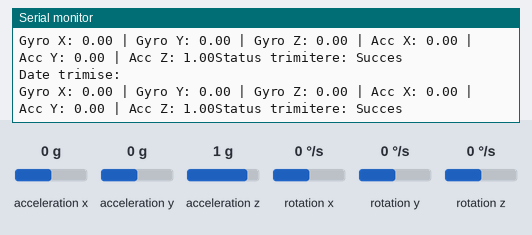
This sketch was run on a simulated ESP32. Shown: the last lines printed to the serial monitor. Inputs (shaded band) come from the test bench; at power-on: acceleration x 0 g, acceleration y 0 g, rotation x 0 °/s, rotation y 0 °/s, rotation z 0 °/s, acceleration z 1 g.

Above: at 4.2 s.
4.3 s: acceleration x set to -1.4 g
At 4.45 s:
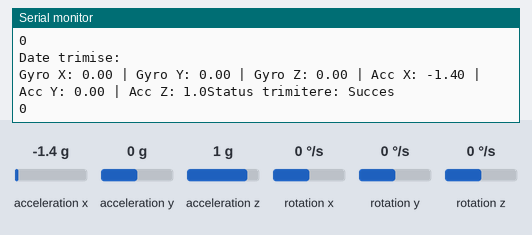
5.8 s: acceleration y set to -1.4 g
At 5.84 s:
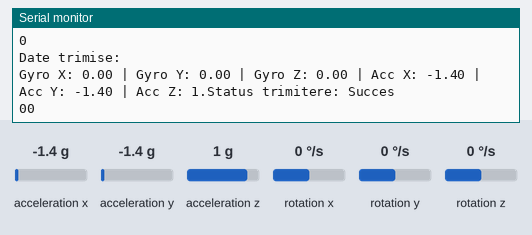
7.3 s: rotation x set to -192 °/s
At 7.34 s:
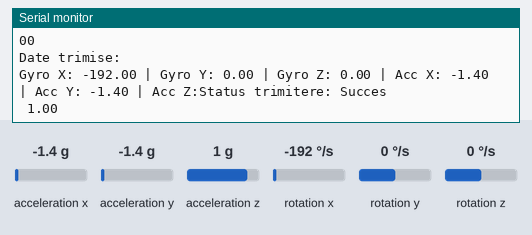
8.8 s: rotation y set to -192 °/s
At 8.84 s:
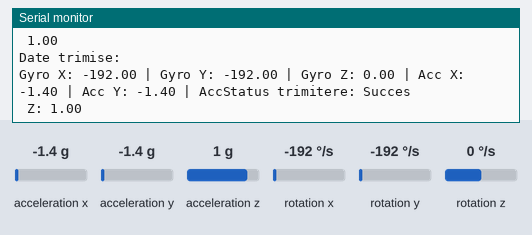
10.3 s: rotation z set to -192 °/s
At 10.36 s:
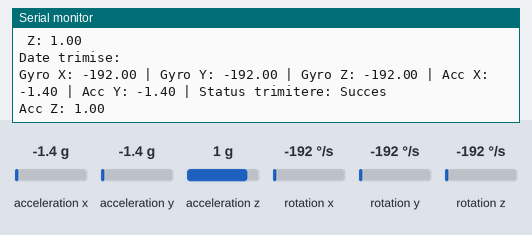
11.8 s: acceleration x set to 0 g
At 11.88 s:
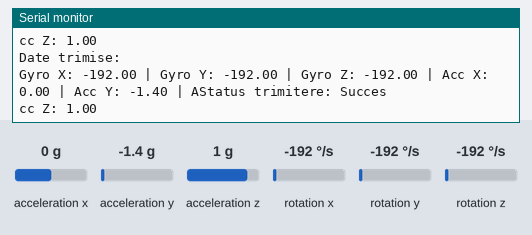

Measured:
- after the input at 4.3 s, the serial monitor: prints a new line at once (image 1)
- after the input at 5.8 s, the serial monitor: prints a new line at once (image 2)
- after the input at 7.3 s, the serial monitor: prints a new line at once (image 3)
- after the input at 8.8 s, the serial monitor: prints a new line at once (image 4)
- after the input at 10.3 s, the serial monitor: prints a new line after 0.05 s (image 5)
- after the input at 11.8 s, the serial monitor: prints a new line at once (image 6)

The sketch:

TRANSMITTER_ACC.ino
```cpp
#include <Wire.h>
#include <MPU6050_tockn.h>
#include <esp_now.h>
#include <WiFi.h>

// Obiect MPU6050
MPU6050 mpu(Wire);

// Structură pentru trimiterea datelor (include accelerometru + giroscop)
typedef struct {
    float gyroX, gyroY, gyroZ;
    float accX, accY, accZ;
} SensorData;

SensorData data;  // Variabilă pentru stocarea datelor

// Adresa MAC a receptorului (ESP32 receiver)
uint8_t receiverMAC[] = {0xEC, 0x62, 0x60, 0x1E, 0xDA, 0xB4};

// Callback pentru confirmarea trimiterii
void OnDataSent(const uint8_t *mac_addr, esp_now_send_status_t status) {
    Serial.print("Status trimitere: ");
    Serial.println(status == ESP_NOW_SEND_SUCCESS ? "Succes" : "Eșec");
}

void setup() {
    Serial.begin(115200);
    Wire.begin();

    // Inițializare MPU6050
    mpu.begin();
    mpu.calcGyroOffsets(true);

    // Configurare WiFi în mod STA
    WiFi.mode(WIFI_STA);

    // Inițializare ESP-NOW
    if (esp_now_init() != ESP_OK) {
        Serial.println("Eroare la inițializarea ESP-NOW!");
        return;
    }

    // Adăugare peer (receptor)
    esp_now_peer_info_t peerInfo = {};
    memcpy(peerInfo.peer_addr, receiverMAC, 6);
    peerInfo.channel = 0;
    peerInfo.encrypt = false;

    if (esp_now_add_peer(&peerInfo) != ESP_OK) {
        Serial.println("Eroare la adăugarea receptorului!");
        return;
    }

    // Setare callback
    esp_now_register_send_cb(OnDataSent);

    Serial.println("Transmițător ESP-NOW gata!");
}

void loop() {
    mpu.update();

    // Citire valori giroscop
    data.gyroX = mpu.getGyroX();
    data.gyroY = mpu.getGyroY();
    data.gyroZ = mpu.getGyroZ();

    // Citire valori accelerometru
    data.accX = mpu.getAccX();
    data.accY = mpu.getAccY();
    data.accZ = mpu.getAccZ();

    // Trimitere date
    esp_now_send(receiverMAC, (uint8_t *) &data, sizeof(data));

    Serial.println("Date trimise:");
    Serial.print("Gyro X: "); Serial.print(data.gyroX);
    Serial.print(" | Gyro Y: "); Serial.print(data.gyroY);
    Serial.print(" | Gyro Z: "); Serial.print(data.gyroZ);
    Serial.print(" | Acc X: "); Serial.print(data.accX);
    Serial.print(" | Acc Y: "); Serial.print(data.accY);
    Serial.print(" | Acc Z: "); Serial.println(data.accZ);

    delay(50); // Trimitere la fiecare 50 ms pentru răspuns rapid
}
```
